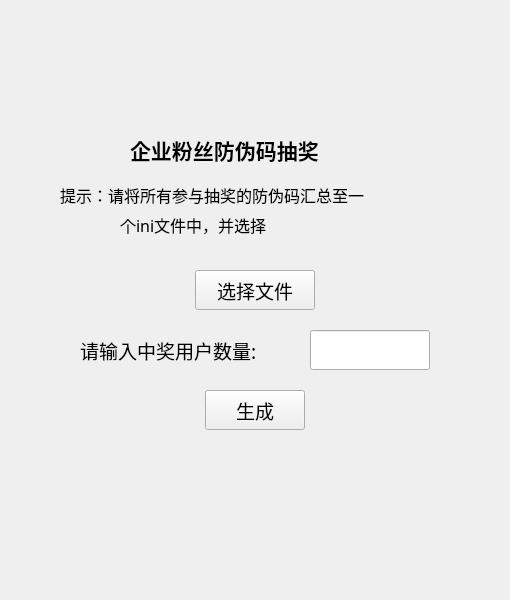
<?xml version="1.0" encoding="UTF-8"?>
<ui version="4.0">
 <class>window_feature9</class>
 <widget class="QWidget" name="window_feature9">
  <property name="geometry">
   <rect>
    <x>0</x>
    <y>0</y>
    <width>510</width>
    <height>600</height>
   </rect>
  </property>
  <property name="windowTitle">
   <string>Form</string>
  </property>
  <widget class="QLabel" name="label_title">
   <property name="geometry">
    <rect>
     <x>130</x>
     <y>130</y>
     <width>250</width>
     <height>40</height>
    </rect>
   </property>
   <property name="font">
    <font>
     <family>微软雅黑</family>
     <pointsize>16</pointsize>
     <weight>75</weight>
     <bold>true</bold>
    </font>
   </property>
   <property name="text">
    <string>企业粉丝防伪码抽奖</string>
   </property>
  </widget>
  <widget class="QLabel" name="label_tip">
   <property name="geometry">
    <rect>
     <x>80</x>
     <y>330</y>
     <width>221</width>
     <height>40</height>
    </rect>
   </property>
   <property name="font">
    <font>
     <family>微软雅黑</family>
     <pointsize>14</pointsize>
    </font>
   </property>
   <property name="text">
    <string>请输入中奖用户数量:</string>
   </property>
  </widget>
  <widget class="QLineEdit" name="lineEdit_codenum">
   <property name="geometry">
    <rect>
     <x>310</x>
     <y>330</y>
     <width>120</width>
     <height>40</height>
    </rect>
   </property>
   <property name="font">
    <font>
     <family>微软雅黑</family>
     <pointsize>14</pointsize>
    </font>
   </property>
  </widget>
  <widget class="QPushButton" name="pushButton_create">
   <property name="geometry">
    <rect>
     <x>205</x>
     <y>390</y>
     <width>100</width>
     <height>40</height>
    </rect>
   </property>
   <property name="font">
    <font>
     <family>微软雅黑</family>
     <pointsize>14</pointsize>
    </font>
   </property>
   <property name="text">
    <string>生成</string>
   </property>
  </widget>
  <widget class="QPushButton" name="pushButton_select">
   <property name="geometry">
    <rect>
     <x>195</x>
     <y>270</y>
     <width>120</width>
     <height>40</height>
    </rect>
   </property>
   <property name="font">
    <font>
     <family>微软雅黑</family>
     <pointsize>14</pointsize>
    </font>
   </property>
   <property name="text">
    <string>选择文件</string>
   </property>
  </widget>
  <widget class="QLabel" name="label_tip_2">
   <property name="geometry">
    <rect>
     <x>330</x>
     <y>280</y>
     <width>170</width>
     <height>20</height>
    </rect>
   </property>
   <property name="font">
    <font>
     <family>微软雅黑</family>
     <pointsize>8</pointsize>
    </font>
   </property>
   <property name="cursor">
    <cursorShape>ArrowCursor</cursorShape>
   </property>
   <property name="text">
    <string/>
   </property>
  </widget>
  <widget class="QLabel" name="label_tip_3">
   <property name="geometry">
    <rect>
     <x>120</x>
     <y>210</y>
     <width>260</width>
     <height>30</height>
    </rect>
   </property>
   <property name="font">
    <font>
     <family>微软雅黑</family>
     <pointsize>12</pointsize>
     <weight>50</weight>
     <bold>false</bold>
    </font>
   </property>
   <property name="text">
    <string>个ini文件中，并选择</string>
   </property>
  </widget>
  <widget class="QLabel" name="label_tip_4">
   <property name="geometry">
    <rect>
     <x>60</x>
     <y>180</y>
     <width>390</width>
     <height>30</height>
    </rect>
   </property>
   <property name="font">
    <font>
     <family>微软雅黑</family>
     <pointsize>12</pointsize>
     <weight>50</weight>
     <bold>false</bold>
    </font>
   </property>
   <property name="text">
    <string>提示：请将所有参与抽奖的防伪码汇总至一</string>
   </property>
  </widget>
 </widget>
 <resources/>
 <connections/>
</ui>
